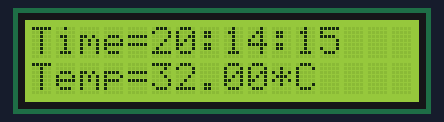
A program run on a simulated Raspberry Pi (BCM pin numbers). On the bench: 16×2 character LCD.

Above: at 0.1 s.
At 3.1 s:
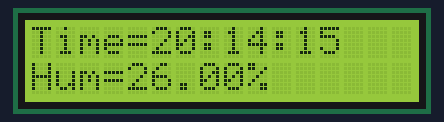
At 6.2 s:
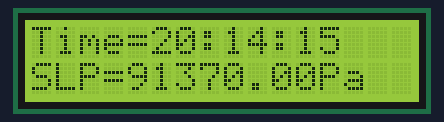
At 9.2 s:
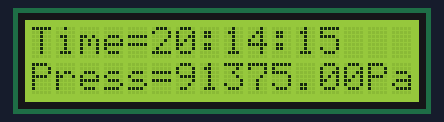
At 12.2 s:
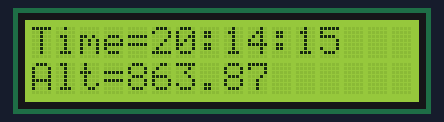

Measured:
- by itself, everything shown: repeats every 15.2 s, in 5 steps
- what the display in image 1 shows lasts 3.0 s, from 3.1 s to 6.1 s

The program:

display.py
```python
import json
import Adafruit_CharLCD as LCD
import time
from datetime import datetime
import os

def clearLCD():
	lcd.message("                \n")
	lcd.message("                \n")

lcd_rs=25
lcd_en=24
lcd_d4=23
lcd_d5=17
lcd_d6=18
lcd_d7=22
lcd_backlight=4
lcd_columns=16
lcd_rows=2

lcd=LCD.Adafruit_CharLCD(lcd_rs,lcd_en,lcd_d4,lcd_d5,lcd_d6,lcd_d7,lcd_columns,lcd_rows,lcd_backlight)

delay_time = 3

while True :
	lock_file = '/home/pi/weather_station/weather-station-1/.lock'

	if(not(os.path.isfile(lock_file))):
		json_file = open('/home/pi/weather_station/weather-station-1/sensors.json', 'r')
		json_data = json_file.read()
		data = json.loads(json_data)

		lcd.message('Time=' + data['date']['time'] + "\n")
		# lcd.message('Time=' + time.ctime())
		lcd.message(str('\nTemp={0:0.2f}*C\n'.format(data['temperature'])))

		time.sleep(delay_time)
		lcd.clear();
		lcd.message('Time=' + data['date']['time'] + "\n")
		lcd.message(str('\nHum={0:0.2f}%\n'.format(data['humidity'])))

		time.sleep(delay_time)
		lcd.clear();
		lcd.message('Time=' + data['date']['time'] + "\n")
		lcd.message(str('\nSLP={0:0.2f}Pa\n'.format(data['slp'])))

		time.sleep(delay_time)
		lcd.clear();
		lcd.message('Time=' + data['date']['time'] + "\n")
		lcd.message(str('\nPress={0:0.2f}Pa\n'.format(data['pressure'])))

		time.sleep(delay_time)
		lcd.clear();
		lcd.message('Time=' + data['date']['time'] + "\n")
		lcd.message(str('\nAlt={0:0.2f}\n'.format(data['altitude'])))
		time.sleep(delay_time)
		lcd.clear();
		json_file.close()

exit(0)
```
